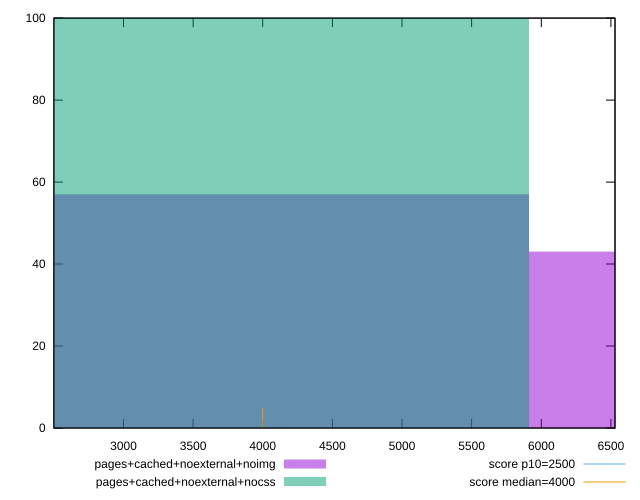

This chart was generated by the following gnuplot code:
reset
set terminal svg size 640, 500
set output "reprap/largest-contentful-paint/comparison/histogram/8_vs_9.svg"

$pagesCachedNoexternalNoimg <<EOF
3931.3382177946123 57
7862.676435589225 43
EOF

$pagesCachedNoexternalNocss <<EOF
3931.3382177946123 100
EOF

set key outside below
set boxwidth 3931.3382177946123
set yrange [0:100]
set style fill transparent solid 0.5 noborder

plot \
  $pagesCachedNoexternalNoimg title "pages+cached+noexternal+noimg" with boxes, \
  $pagesCachedNoexternalNocss title "pages+cached+noexternal+nocss" with boxes, \


reset
